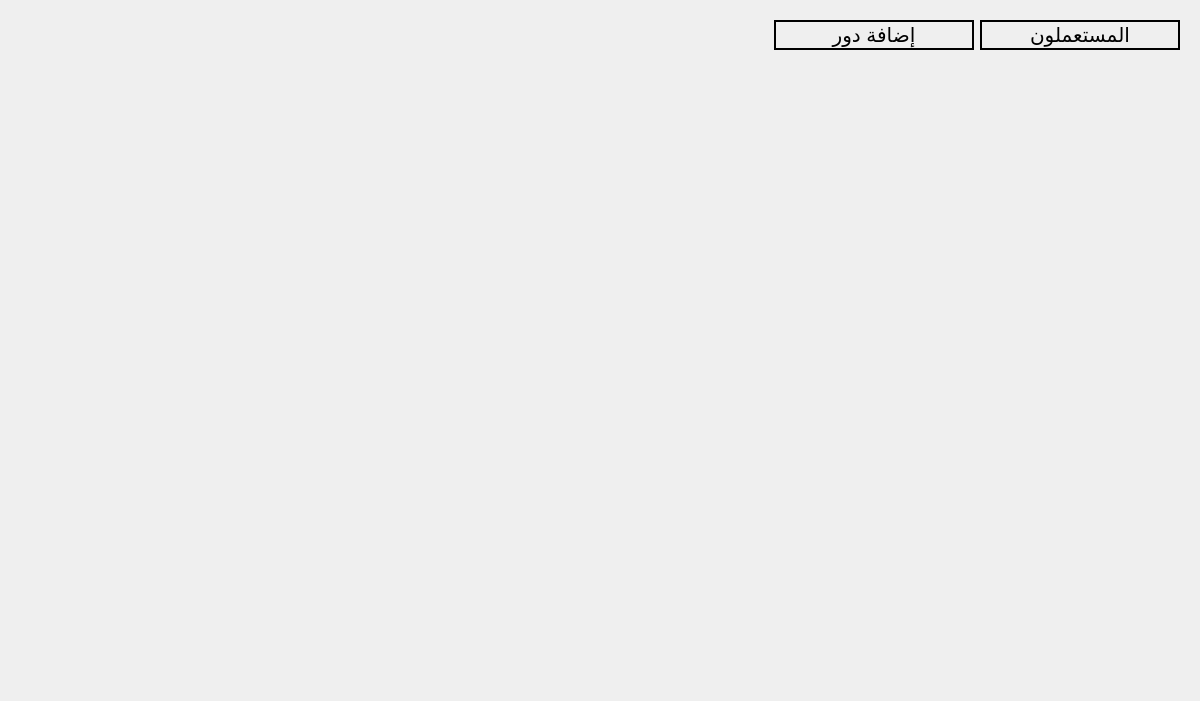
<?xml version="1.0" encoding="UTF-8"?>
<ui version="4.0">
 <class>user_part</class>
 <widget class="QWidget" name="user_part">
  <property name="geometry">
   <rect>
    <x>0</x>
    <y>0</y>
    <width>1200</width>
    <height>701</height>
   </rect>
  </property>
  <property name="windowTitle">
   <string>Form</string>
  </property>
  <layout class="QVBoxLayout" name="verticalLayout">
   <item>
    <widget class="QFrame" name="frame">
     <property name="frameShape">
      <enum>QFrame::NoFrame</enum>
     </property>
     <layout class="QHBoxLayout" name="horizontalLayout">
      <item>
       <spacer name="horizontalSpacer">
        <property name="orientation">
         <enum>Qt::Horizontal</enum>
        </property>
        <property name="sizeType">
         <enum>QSizePolicy::MinimumExpanding</enum>
        </property>
        <property name="sizeHint" stdset="0">
         <size>
          <width>40</width>
          <height>20</height>
         </size>
        </property>
       </spacer>
      </item>
      <item>
       <widget class="QPushButton" name="add_role">
        <property name="minimumSize">
         <size>
          <width>200</width>
          <height>30</height>
         </size>
        </property>
        <property name="font">
         <font>
          <pointsize>15</pointsize>
         </font>
        </property>
        <property name="styleSheet">
         <string notr="true">border: 2px solid black</string>
        </property>
        <property name="text">
         <string>إضافة دور</string>
        </property>
       </widget>
      </item>
      <item>
       <widget class="QPushButton" name="user">
        <property name="minimumSize">
         <size>
          <width>200</width>
          <height>30</height>
         </size>
        </property>
        <property name="font">
         <font>
          <pointsize>15</pointsize>
         </font>
        </property>
        <property name="styleSheet">
         <string notr="true">border: 2px solid black</string>
        </property>
        <property name="text">
         <string>المستعملون</string>
        </property>
       </widget>
      </item>
     </layout>
    </widget>
   </item>
   <item>
    <widget class="QStackedWidget" name="stackedWidget"/>
   </item>
  </layout>
 </widget>
 <resources/>
 <connections/>
</ui>
